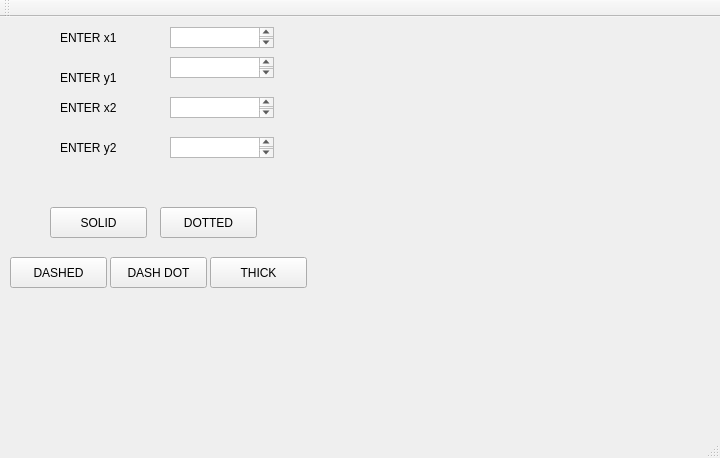
<?xml version="1.0" encoding="UTF-8"?>
<ui version="4.0">
 <class>MainWindow</class>
 <widget class="QMainWindow" name="MainWindow">
  <property name="geometry">
   <rect>
    <x>0</x>
    <y>0</y>
    <width>720</width>
    <height>458</height>
   </rect>
  </property>
  <property name="windowTitle">
   <string>MainWindow</string>
  </property>
  <widget class="QWidget" name="centralWidget">
   <widget class="QPushButton" name="pushButton">
    <property name="geometry">
     <rect>
      <x>50</x>
      <y>190</y>
      <width>97</width>
      <height>31</height>
     </rect>
    </property>
    <property name="text">
     <string>SOLID</string>
    </property>
   </widget>
   <widget class="QPushButton" name="pushButton_2">
    <property name="geometry">
     <rect>
      <x>160</x>
      <y>190</y>
      <width>97</width>
      <height>31</height>
     </rect>
    </property>
    <property name="text">
     <string>DOTTED</string>
    </property>
   </widget>
   <widget class="QPushButton" name="pushButton_3">
    <property name="geometry">
     <rect>
      <x>10</x>
      <y>240</y>
      <width>97</width>
      <height>31</height>
     </rect>
    </property>
    <property name="text">
     <string>DASHED</string>
    </property>
   </widget>
   <widget class="QPushButton" name="pushButton_4">
    <property name="geometry">
     <rect>
      <x>110</x>
      <y>240</y>
      <width>97</width>
      <height>31</height>
     </rect>
    </property>
    <property name="text">
     <string>DASH DOT</string>
    </property>
   </widget>
   <widget class="QPushButton" name="pushButton_5">
    <property name="geometry">
     <rect>
      <x>210</x>
      <y>240</y>
      <width>97</width>
      <height>31</height>
     </rect>
    </property>
    <property name="text">
     <string>THICK</string>
    </property>
   </widget>
   <widget class="QTextEdit" name="textEdit">
    <property name="geometry">
     <rect>
      <x>170</x>
      <y>10</y>
      <width>104</width>
      <height>21</height>
     </rect>
    </property>
   </widget>
   <widget class="QTextEdit" name="textEdit_2">
    <property name="geometry">
     <rect>
      <x>170</x>
      <y>40</y>
      <width>104</width>
      <height>21</height>
     </rect>
    </property>
   </widget>
   <widget class="QTextEdit" name="textEdit_3">
    <property name="geometry">
     <rect>
      <x>170</x>
      <y>80</y>
      <width>104</width>
      <height>21</height>
     </rect>
    </property>
   </widget>
   <widget class="QTextEdit" name="textEdit_4">
    <property name="geometry">
     <rect>
      <x>170</x>
      <y>120</y>
      <width>104</width>
      <height>21</height>
     </rect>
    </property>
   </widget>
   <widget class="QLabel" name="label">
    <property name="geometry">
     <rect>
      <x>60</x>
      <y>10</y>
      <width>65</width>
      <height>21</height>
     </rect>
    </property>
    <property name="text">
     <string>ENTER x1</string>
    </property>
   </widget>
   <widget class="QLabel" name="label_2">
    <property name="geometry">
     <rect>
      <x>60</x>
      <y>50</y>
      <width>65</width>
      <height>21</height>
     </rect>
    </property>
    <property name="text">
     <string>ENTER y1</string>
    </property>
   </widget>
   <widget class="QLabel" name="label_3">
    <property name="geometry">
     <rect>
      <x>60</x>
      <y>80</y>
      <width>65</width>
      <height>21</height>
     </rect>
    </property>
    <property name="text">
     <string>ENTER x2</string>
    </property>
   </widget>
   <widget class="QLabel" name="label_4">
    <property name="geometry">
     <rect>
      <x>60</x>
      <y>120</y>
      <width>65</width>
      <height>21</height>
     </rect>
    </property>
    <property name="text">
     <string>ENTER y2</string>
    </property>
   </widget>
   <widget class="QLabel" name="label_5">
    <property name="geometry">
     <rect>
      <x>310</x>
      <y>-20</y>
      <width>391</width>
      <height>421</height>
     </rect>
    </property>
    <property name="text">
     <string/>
    </property>
   </widget>
  </widget>
  <widget class="QMenuBar" name="menuBar">
   <property name="geometry">
    <rect>
     <x>0</x>
     <y>0</y>
     <width>720</width>
     <height>27</height>
    </rect>
   </property>
  </widget>
  <widget class="QToolBar" name="mainToolBar">
   <attribute name="toolBarArea">
    <enum>TopToolBarArea</enum>
   </attribute>
   <attribute name="toolBarBreak">
    <bool>false</bool>
   </attribute>
  </widget>
  <widget class="QStatusBar" name="statusBar"/>
 </widget>
 <layoutdefault spacing="6" margin="11"/>
 <resources/>
 <connections/>
</ui>
